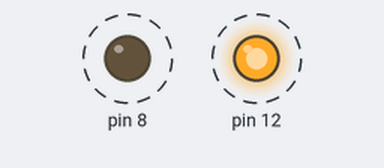
The sketch below on a simulated Arduino Uno, built with avr-gcc and run on an emulated ATmega328P. Parts: output pins drawn as LEDs (lit = HIGH). Dashed ring = blinking.

Above: at 0.5 s.
Timing chart, 0 to 5.1 s (numbered marks = the images above):
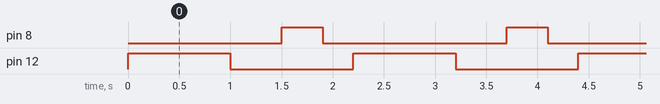

Measured:
- by itself, pin 8: alternates HIGH for 0.40 s and LOW for 1.8 s
- by itself, pin 12: alternates HIGH for 1.0 s and LOW for 1.2 s
- by itself, everything shown: repeats every 2.2 s, in 4 steps

The sketch:

test_2light.ino
```cpp
void setup() {
  pinMode(12, OUTPUT);
  pinMode(8, OUTPUT);

}

void loop() {
  digitalWrite(12, HIGH);
  delay(1000);
  digitalWrite(12,LOW);
  delay(500);

  digitalWrite(8, HIGH);
  delay(400);
  digitalWrite(8, LOW);
  delay(300);

}
```
